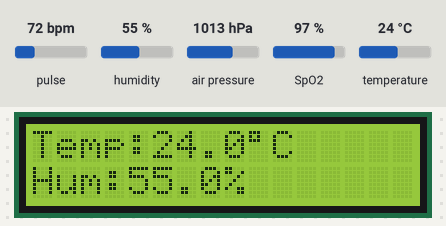
A sketch run on a simulated ESP8266 (NodeMCU). On the bench: 16×2 character LCD. The test bench sets the inputs (shaded band); at power-on: pulse 72 bpm, humidity 55 %, air pressure 1013 hPa, temperature 24 °C, SpO2 97 %. What the sketch prints to the serial monitor is not drawn.

Above: at 5.8 s.
5.9 s: pulse set to 42 bpm
At 9.7 s:
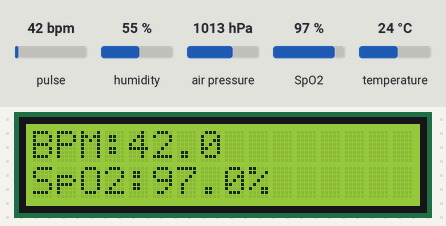
12.0 s: humidity set to 22 %
At 17.8 s:
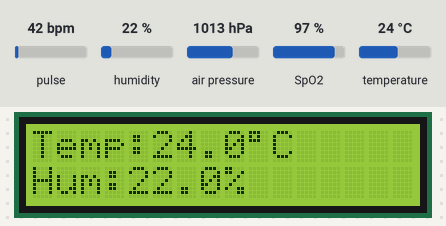
18.1 s: air pressure set to 952 hPa
At 20.9 s:
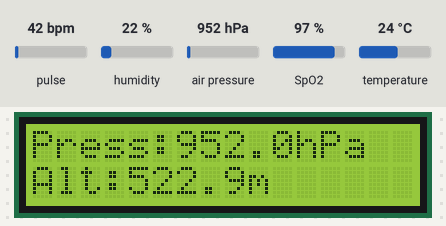
23.0 s: temperature set to 12 °C
At 24.4 s:
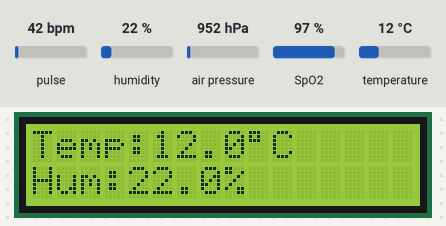
27.3 s: SpO2 set to 80 %
At 29.1 s:
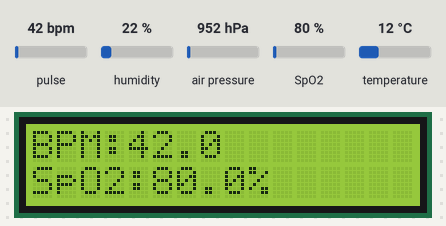
31.5 s: humidity set to 40 %
At 37.4 s:
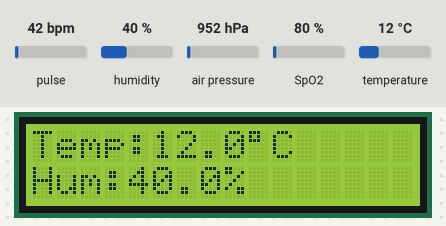
Timing chart, 0 to 38.6 s (numbered marks = the images above; inputs shaded):
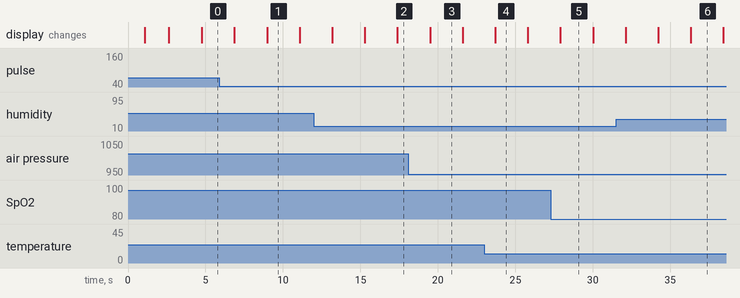

The sketch:

HEALTH_MONITERING_TEMP_BMP280_O2_MAX30100.ino
```cpp
/*************************************************
   ESP8266 Health Monitoring System
   Sensors:
   1. DHT11   -> Temperature + Humidity
   2. BMP280  -> Pressure + Altitude
   3. MAX30100 -> Heart Rate + SpO2
   4. 16x2 I2C LCD
   5. Adafruit IO Cloud
 *************************************************/

#include <ESP8266WiFi.h>
#include "AdafruitIO_WiFi.h"
#include <Wire.h>
#include <LiquidCrystal_I2C.h>
#include <DHT.h>
#include <Adafruit_BMP280.h>
#include "MAX30100_PulseOximeter.h"

// =======================
// WiFi
// =======================
#define WIFI_SSID       "Robotutor"
#define WIFI_PASS       "Robotutor"

// =======================
// Adafruit IO
// =======================
#define AIO_USERNAME    "health010426"
//Health@123
#define AIO_KEY         "aio_gOss38P4CJEgHKimnhkZFYXD578X"

// =======================
// Sensor Pins
// =======================
#define DHTPIN          D4
#define DHTTYPE         DHT11

// =======================
// Objects
// =======================
AdafruitIO_WiFi io(AIO_USERNAME, AIO_KEY, WIFI_SSID, WIFI_PASS);

AdafruitIO_Feed *tempFeed     = io.feed("temperature");
AdafruitIO_Feed *humFeed      = io.feed("humidity");
AdafruitIO_Feed *pressureFeed = io.feed("pressure");
AdafruitIO_Feed *altitudeFeed = io.feed("altitude");
AdafruitIO_Feed *bpmFeed      = io.feed("bpm");
AdafruitIO_Feed *spo2Feed     = io.feed("spo2");

DHT dht(DHTPIN, DHTTYPE);
Adafruit_BMP280 bmp;
PulseOximeter pox;
LiquidCrystal_I2C lcd(0x27, 16, 2);


// =======================
// Variables
// =======================
float temperature = 0;
float humidity = 0;
float pressure = 0;
float altitude = 0;
float bpm = 0;
float spo2 = 0;

unsigned long lastUpload = 0;
unsigned long lastLCD = 0;

const unsigned long uploadInterval = 10000;   // upload every 5 sec
const unsigned long lcdInterval = 2000;      // change LCD page every 2 sec
int lcdPage = 0;

// =======================
// Beat Callback
// =======================
void onBeatDetected() {
  Serial.println("Beat detected!");
}

void setup() {
  Serial.begin(115200);
  delay(1000);

  // I2C
  Wire.begin(D2, D1);   // SDA, SCL for NodeMCU

  // LCD
  lcd.init();
  lcd.backlight();
  lcd.clear();
  lcd.setCursor(0, 0);
  lcd.print("Health Monitor");
  lcd.setCursor(0, 1);
  lcd.print("Starting...");

  // DHT11
  dht.begin();

  // BMP280
  if (!bmp.begin(0x76)) {
    Serial.println("BMP280 not found at 0x76");
    lcd.clear();
    lcd.setCursor(0, 0);
    lcd.print("BMP280 Error");
  } else {
    Serial.println("BMP280 OK");
  }

  // MAX30100
  if (!pox.begin()) {
    Serial.println("MAX30100 not found");
    lcd.clear();
    lcd.setCursor(0, 0);
    lcd.print("MAX30100 Error");
  } else {
    Serial.println("MAX30100 OK");
    pox.setOnBeatDetectedCallback(onBeatDetected);
  }

  // Adafruit IO
  Serial.print("Connecting to Adafruit IO");
  io.connect();

  while (io.status() < AIO_CONNECTED) {
    Serial.print(".");
    delay(500);
  }

  Serial.println();
  Serial.println("Adafruit IO Connected!");

  lcd.clear();
  lcd.setCursor(0, 0);
  lcd.print("WiFi/AIO OK");
  lcd.setCursor(0, 1);
  lcd.print("System Ready");
  delay(2000);
}

void loop() {
  io.run();
  pox.update();

  // Read sensors
  temperature = dht.readTemperature();
  humidity = dht.readHumidity();

  pressure = bmp.readPressure() / 100.0;      // hPa
  altitude = bmp.readAltitude(1013.25);       // change sea-level pressure if needed

  bpm = pox.getHeartRate();
  spo2 = pox.getSpO2();

  // Print to serial
  Serial.print("Temp: ");
  Serial.print(temperature);
  Serial.print(" C, Hum: ");
  Serial.print(humidity);
  Serial.print(" %, Pressure: ");
  Serial.print(pressure);
  Serial.print(" hPa, Altitude: ");
  Serial.print(altitude);
  Serial.print(" m, BPM: ");
  Serial.print(bpm);
  Serial.print(", SpO2: ");
  Serial.println(spo2);

  // Upload to Adafruit IO
  if (millis() - lastUpload > uploadInterval) {
    lastUpload = millis();

    if (!isnan(temperature)) tempFeed->save(temperature);
    if (!isnan(humidity)) humFeed->save(humidity);

    pressureFeed->save(pressure);
    altitudeFeed->save(altitude);

    if (bpm > 0) bpmFeed->save(bpm);
    if (spo2 > 0) spo2Feed->save(spo2);

    Serial.println("Data uploaded to Adafruit IO");
  }

  // LCD display pages
  if (millis() - lastLCD > lcdInterval) {
    lastLCD = millis();
    lcd.clear();

    if (lcdPage == 0) {
      lcd.setCursor(0, 0);
      lcd.print("Temp:");
      if (isnan(temperature)) lcd.print("Err");
      else lcd.print(temperature, 1);
      lcd.print((char)223);
      lcd.print("C");

      lcd.setCursor(0, 1);
      lcd.print("Hum:");
      if (isnan(humidity)) lcd.print("Err");
      else lcd.print(humidity, 1);
      lcd.print("%");
    }
    else if (lcdPage == 1) {
      lcd.setCursor(0, 0);
      lcd.print("Press:");
      lcd.print(pressure, 1);
      lcd.print("hPa");

      lcd.setCursor(0, 1);
      lcd.print("Alt:");
      lcd.print(altitude, 1);
      lcd.print("m");
    }
    else if (lcdPage == 2) {
      lcd.setCursor(0, 0);
      lcd.print("BPM:");
      lcd.print(bpm, 1);

      lcd.setCursor(0, 1);
      lcd.print("SpO2:");
      lcd.print(spo2, 1);
      lcd.print("%");
    }

    lcdPage++;
    if (lcdPage > 2) lcdPage = 0;
  }

  delay(100);
}
```

Measured:
- what the display in image 1 shows lasts 2.1 s, from 9.0 s to 11.1 s
